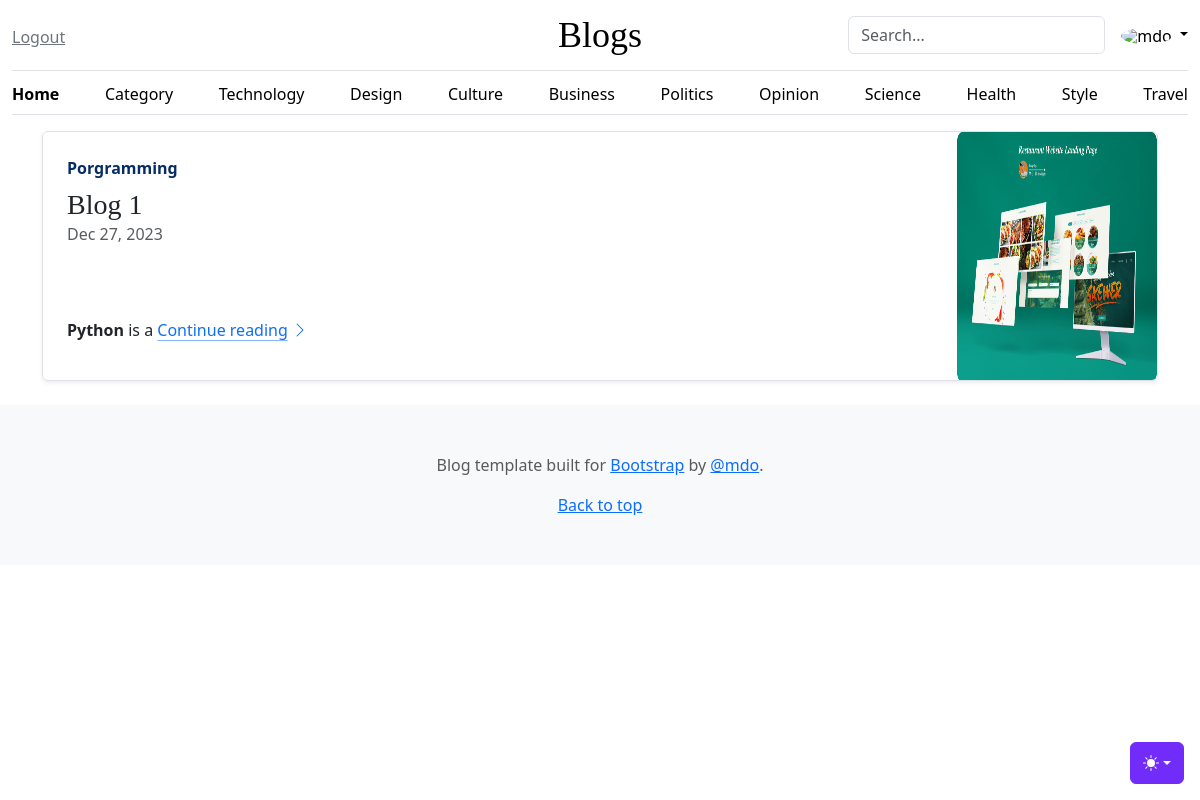
The app's page /category/porgramming (signed in), older data.
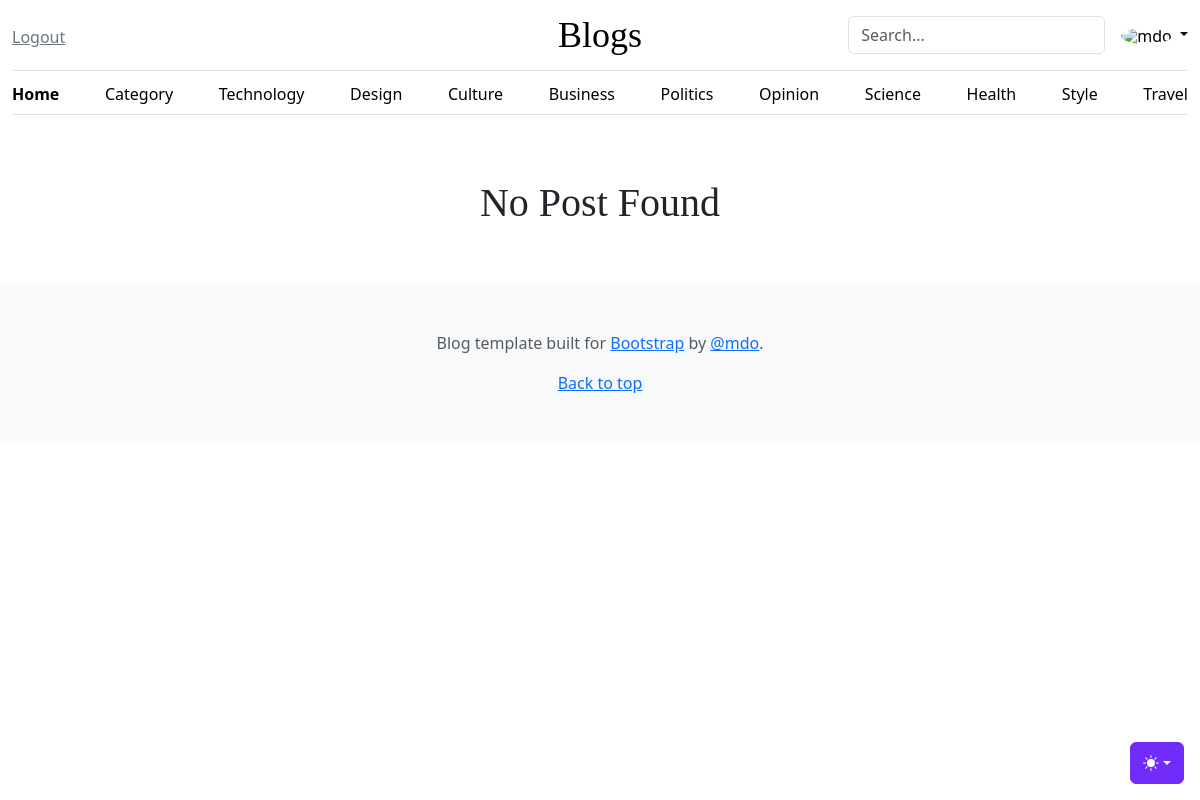
The same page, newer data.
### core/models.py (models this page shows, shortened)
class Post(models.Model):
    STATUS = (
        ('Draft','Draft'),
        ('Publish','Publish')
    )
    featured_img = models.ImageField(upload_to='post/')
    title = models.CharField(max_length=255)
    author = models.ForeignKey(User, on_delete=models.CASCADE)
    category = models.ForeignKey(Category, on_delete=models.CASCADE)
    date = models.DateTimeField(auto_now_add=True)
    update = models.DateTimeField(auto_now=True, null=True)
    content = RichTextField()
    slug = models.CharField(max_length=255, unique=True)
    status = models.CharField(choices=STATUS, max_length=150)

class Category(models.Model):
    name = models.CharField(max_length=255)
    date = models.DateTimeField(auto_now_add=True)
    slug = models.CharField(max_length=50, unique=True, blank=True, null=True)
    def __str__(self):
        return self.name

### core/views.py (the view)
# urls.py: path("category/<str:slug>", views.cat_post, name="catPost"),
def cat_post(request, slug):
    category = Category.objects.get(slug=slug)
    posts = Post.objects.filter(category=category,status='Publish')
    context = {
        'category':category,
        'posts':posts
    }
    return render(request, 'cat_post.html', context)

### template/cat_post.html
{% extends "base.html" %}
{% block content %}
<div class="container">
{% if posts %}
{% for u in posts %}
<div class="col-md-12">
  <div class="row g-0 border rounded overflow-hidden flex-md-row mb-4 shadow-sm h-md-250 position-relative">
    <div class="col p-4 d-flex flex-column position-static">
      <strong class="d-inline-block mb-2 text-primary-emphasis">{{u.category}}</strong>
      <h3 class="mb-0">{{u.title|truncatechars:"22"}}</h3>
      <div class="mb-1 text-body-secondary">{{u.date|date:"M d, Y"}}</div>
      <p class="card-text mb-auto">{{u.content|safe|truncatechars:"110"}}</p>
      <a href="{% url 'post_view' u.slug %}" class="icon-link gap-1 icon-link-hover stretched-link">
        Continue reading
        <svg class="bi"><use xlink:href="#chevron-right"/></svg>
      </a>
    </div>
    <div class="col-auto d-none d-lg-block">
      <img src="{{u.featured_img.url}}" width="200" height="250">
    </div>
  </div>
</div>
{% endfor %}
{% else %}
<h1 class="text-center p-5">No Post Found</h1>
{% endif %}
</div>
{% endblock content %}

### template/base.html (shortened to what this page needs)
{% load static %}
<!doctype html>
<html lang="en" data-bs-theme="auto">
  <head><script src="{% static 'js/color-mode.js' %}"></script>
    <link rel="stylesheet" href="https://cdn.jsdelivr.net/npm/@docsearch/css@3">
    <link href="{% static 'css/bootstrap.min.css' %}" rel="stylesheet">
    <link href="{% static 'css/blog.css' %}" rel="stylesheet">
  </head>
  <body>
    <div class="dropdown position-fixed bottom-0 end-0 mb-3 me-3 bd-mode-toggle">
      <button class="btn btn-bd-primary py-2 dropdown-toggle d-flex align-items-center"
              id="bd-theme"
              type="button"
              aria-expanded="false"
              data-bs-toggle="dropdown"
              aria-label="Toggle theme (auto)">
        <svg class="bi my-1 theme-icon-active" width="1em" height="1em"><use href="#circle-half"></use></svg>
      </button>
    </div>
<div class="container-fluid">
  <header class="border-bottom lh-1 py-3">
    <div class="row flex-nowrap justify-content-between align-items-center">
      {% if request.user.is_anonymous %}
      <div class="col-4 pt-1">
        <a class="link-secondary" href="{% url 'login' %}">Login</a>
      </div>
      {% else %}
      <div class="col-4 pt-1">
<a type="button" class="link-secondary" data-bs-toggle="modal" data-bs-target="#exampleModal">
  Logout
</a>
      </div>
      {% endif %}
      <div class="col-4 text-center">
        <a class="blog-header-logo text-body-emphasis text-decoration-none" href="{% url 'index' %}">Blogs</a>
      </div>
      <div class="col-4 d-flex justify-content-end align-items-center">
        <form class="col-12 col-lg-auto mb-3 mb-lg-0 me-lg-3" role="search">
          <input type="search" class="form-control" placeholder="Search..." aria-label="Search">
        </form>
        {% if request.user.is_anonymous %}
        {% else %}
        <div class="dropdown text-end">
          <a href="#" class="d-block link-body-emphasis text-decoration-none dropdown-toggle" data-bs-toggle="dropdown" aria-expanded="false">
            <img src="https://github.com/mdo.png" alt="mdo" width="32" height="32" class="rounded-circle">
          </a>
        </div>
        {% endif %}
      </div>
    </div>
  </header>
  <div class="nav-scroller py-1 mb-3 border-bottom">
    <nav class="nav nav-underline justify-content-between">
      <a class="nav-item nav-link link-body-emphasis active" href="{% url 'index' %}">Home</a>
      <a class="nav-item nav-link link-body-emphasis" href="{% url 'category' %}">Category</a>
      <a class="nav-item nav-link link-body-emphasis" href="#">Technology</a>
      <a class="nav-item nav-link link-body-emphasis" href="#">Design</a>
      <a class="nav-item nav-link link-body-emphasis" href="#">Culture</a>
      <a class="nav-item nav-link link-body-emphasis" href="#">Business</a>
      <a class="nav-item nav-link link-body-emphasis" href="#">Politics</a>
      <a class="nav-item nav-link link-body-emphasis" href="#">Opinion</a>
      <a class="nav-item nav-link link-body-emphasis" href="#">Science</a>
      <a class="nav-item nav-link link-body-emphasis" href="#">Health</a>
      <a class="nav-item nav-link link-body-emphasis" href="#">Style</a>
      <a class="nav-item nav-link link-body-emphasis" href="#">Travel</a>
    </nav>
  </div>
</div>
{% block content %}
{% endblock content %}
<footer class="py-5 text-center text-body-secondary bg-body-tertiary">
  <p>Blog template built for <a href="https://getbootstrap.com/">Bootstrap</a> by <a href="https://twitter.com/mdo">@mdo</a>.</p>
  <p class="mb-0">
    <a href="#">Back to top</a>
  </p>
</footer>
    </body>
</html>

### static/css/blog.css (style rules this page uses)
.blog-header-logo { font-family: "Playfair Display", Georgia, "Times New Roman", serif; font-size: 2.25rem; }
h1, h2, h3, h4, h5, h6 { font-family: "Playfair Display", Georgia, "Times New Roman", serif; }

### template/base.html (style rules this page uses)
.bi { vertical-align: -.125em; fill: currentColor; }
.nav-scroller { position: relative; z-index: 2; height: 2.75rem; overflow-y: hidden; }
.nav-scroller .nav { display: flex; flex-wrap: nowrap; padding-bottom: 1rem; margin-top: -1px; overflow-x: auto; text-align: center; white-space: nowrap; -webkit-overflow-scrolling: touch; }
.btn-bd-primary { --bd-violet-bg: #712cf9; --bd-violet-rgb: 112.520718, 44.062154, 249.437846; --bs-btn-font-weight: 600; --bs-btn-color: var(--bs-white); --bs-btn-bg: var(--bd-violet-bg); --bs-btn-border-color: var(--bd-violet-bg); --bs-btn-hover-color: var(--bs-white); --bs-btn-hover-bg: #6528e0; --bs-btn-hover-border-color: #6528e0; --bs-btn-focus-shadow-rgb: var(--bd-violet-rgb); --bs-btn-active-color: var(--bs-btn-hover-color); --bs-btn-active-bg: #5a23c8; --bs-btn-active-border-color: #5a23c8; }
.bd-mode-toggle { z-index: 1500; }

Row changes from the older to the newer data that the page shows:
removed Post: category "Porgramming", title "Blog 1", date "Dec 27, 2023", content "Python is a", featured_img (picture)
Text that changed along with them:
text now shown: "No Post Found"
